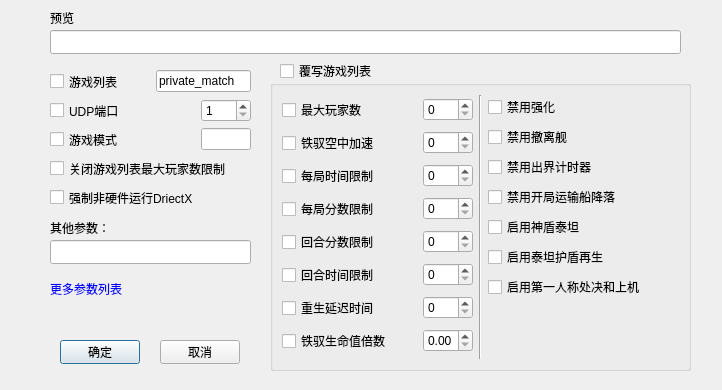
<?xml version="1.0" encoding="UTF-8"?>
<ui version="4.0">
 <class>ArgsDediEditor</class>
 <widget class="QDialog" name="ArgsDediEditor">
  <property name="geometry">
   <rect>
    <x>0</x>
    <y>0</y>
    <width>722</width>
    <height>390</height>
   </rect>
  </property>
  <property name="windowTitle">
   <string>Dialog</string>
  </property>
  <widget class="QLabel" name="label">
   <property name="geometry">
    <rect>
     <x>50</x>
     <y>10</y>
     <width>49</width>
     <height>16</height>
    </rect>
   </property>
   <property name="text">
    <string>预览</string>
   </property>
  </widget>
  <widget class="QLineEdit" name="previewEdit">
   <property name="geometry">
    <rect>
     <x>50</x>
     <y>30</y>
     <width>631</width>
     <height>24</height>
    </rect>
   </property>
  </widget>
  <widget class="QGroupBox" name="groupBox">
   <property name="geometry">
    <rect>
     <x>270</x>
     <y>80</y>
     <width>421</width>
     <height>291</height>
    </rect>
   </property>
   <property name="title">
    <string/>
   </property>
   <layout class="QHBoxLayout" name="horizontalLayout_13">
    <item>
     <layout class="QVBoxLayout" name="verticalLayout">
      <item>
       <layout class="QHBoxLayout" name="horizontalLayout_4">
        <item>
         <widget class="QCheckBox" name="maxplayerChk">
          <property name="toolTip">
           <string>&lt;html&gt;&lt;head/&gt;&lt;body&gt;&lt;p&gt;max_players 设定房间最大玩家数，目前最多支持64人&lt;/p&gt;&lt;/body&gt;&lt;/html&gt;</string>
          </property>
          <property name="text">
           <string>最大玩家数</string>
          </property>
         </widget>
        </item>
        <item>
         <widget class="QSpinBox" name="maxplayerEdit">
          <property name="maximumSize">
           <size>
            <width>50</width>
            <height>16777215</height>
           </size>
          </property>
          <property name="toolTip">
           <string>&lt;html&gt;&lt;head/&gt;&lt;body&gt;&lt;p&gt;max_players 设定房间最大玩家数，目前最多支持64人&lt;/p&gt;&lt;/body&gt;&lt;/html&gt;</string>
          </property>
         </widget>
        </item>
       </layout>
      </item>
      <item>
       <layout class="QHBoxLayout" name="horizontalLayout_5">
        <item>
         <widget class="QCheckBox" name="airAccelChk">
          <property name="toolTip">
           <string>&lt;html&gt;&lt;head/&gt;&lt;body&gt;&lt;p&gt;custom_air_accel_pilot 设定铁驭的空中转向加速&lt;/p&gt;&lt;/body&gt;&lt;/html&gt;</string>
          </property>
          <property name="text">
           <string>铁驭空中加速</string>
          </property>
         </widget>
        </item>
        <item>
         <widget class="QSpinBox" name="airAccelEdit">
          <property name="maximumSize">
           <size>
            <width>50</width>
            <height>16777215</height>
           </size>
          </property>
          <property name="toolTip">
           <string>&lt;html&gt;&lt;head/&gt;&lt;body&gt;&lt;p&gt;custom_air_accel_pilot 设定铁驭的空中转向加速&lt;/p&gt;&lt;/body&gt;&lt;/html&gt;</string>
          </property>
         </widget>
        </item>
       </layout>
      </item>
      <item>
       <layout class="QHBoxLayout" name="horizontalLayout_9">
        <item>
         <widget class="QCheckBox" name="timelimitChk">
          <property name="toolTip">
           <string>&lt;html&gt;&lt;head/&gt;&lt;body&gt;&lt;p&gt;timelimit &lt;/p&gt;&lt;/body&gt;&lt;/html&gt;</string>
          </property>
          <property name="text">
           <string>每局时间限制</string>
          </property>
         </widget>
        </item>
        <item>
         <widget class="QSpinBox" name="timelimitEdit">
          <property name="maximumSize">
           <size>
            <width>50</width>
            <height>16777215</height>
           </size>
          </property>
          <property name="toolTip">
           <string>&lt;html&gt;&lt;head/&gt;&lt;body&gt;&lt;p&gt;timelimit &lt;/p&gt;&lt;/body&gt;&lt;/html&gt;</string>
          </property>
         </widget>
        </item>
       </layout>
      </item>
      <item>
       <layout class="QHBoxLayout" name="horizontalLayout_10">
        <item>
         <widget class="QCheckBox" name="scorelimitChk">
          <property name="toolTip">
           <string>&lt;html&gt;&lt;head/&gt;&lt;body&gt;&lt;p&gt;scorelimit &lt;/p&gt;&lt;/body&gt;&lt;/html&gt;</string>
          </property>
          <property name="text">
           <string>每局分数限制</string>
          </property>
         </widget>
        </item>
        <item>
         <widget class="QSpinBox" name="scorelimitEdit">
          <property name="maximumSize">
           <size>
            <width>50</width>
            <height>16777215</height>
           </size>
          </property>
          <property name="toolTip">
           <string>&lt;html&gt;&lt;head/&gt;&lt;body&gt;&lt;p&gt;scorelimit &lt;/p&gt;&lt;/body&gt;&lt;/html&gt;</string>
          </property>
         </widget>
        </item>
       </layout>
      </item>
      <item>
       <layout class="QHBoxLayout" name="horizontalLayout_11">
        <item>
         <widget class="QCheckBox" name="roundscorelimitChk">
          <property name="toolTip">
           <string>&lt;html&gt;&lt;head/&gt;&lt;body&gt;&lt;p&gt;roundscorelimit 适用于某些模式&lt;/p&gt;&lt;/body&gt;&lt;/html&gt;</string>
          </property>
          <property name="text">
           <string>回合分数限制</string>
          </property>
         </widget>
        </item>
        <item>
         <widget class="QSpinBox" name="roundscorelimitEdit">
          <property name="maximumSize">
           <size>
            <width>50</width>
            <height>16777215</height>
           </size>
          </property>
          <property name="toolTip">
           <string>&lt;html&gt;&lt;head/&gt;&lt;body&gt;&lt;p&gt;roundscorelimit 适用于某些模式&lt;/p&gt;&lt;/body&gt;&lt;/html&gt;</string>
          </property>
         </widget>
        </item>
       </layout>
      </item>
      <item>
       <layout class="QHBoxLayout" name="horizontalLayout_12">
        <item>
         <widget class="QCheckBox" name="roundtimelimitChk">
          <property name="toolTip">
           <string>&lt;html&gt;&lt;head/&gt;&lt;body&gt;&lt;p&gt;roundtimelimit &lt;/p&gt;&lt;/body&gt;&lt;/html&gt;</string>
          </property>
          <property name="text">
           <string>回合时间限制</string>
          </property>
         </widget>
        </item>
        <item>
         <widget class="QSpinBox" name="roundtimelimitEdit">
          <property name="maximumSize">
           <size>
            <width>50</width>
            <height>16777215</height>
           </size>
          </property>
          <property name="toolTip">
           <string>&lt;html&gt;&lt;head/&gt;&lt;body&gt;&lt;p&gt;roundtimelimit &lt;/p&gt;&lt;/body&gt;&lt;/html&gt;</string>
          </property>
         </widget>
        </item>
       </layout>
      </item>
      <item>
       <layout class="QHBoxLayout" name="horizontalLayout_7">
        <item>
         <widget class="QCheckBox" name="respawnDelayChk">
          <property name="toolTip">
           <string>&lt;html&gt;&lt;head/&gt;&lt;body&gt;&lt;p&gt;respawn_delay &lt;/p&gt;&lt;/body&gt;&lt;/html&gt;</string>
          </property>
          <property name="text">
           <string>重生延迟时间</string>
          </property>
         </widget>
        </item>
        <item>
         <widget class="QSpinBox" name="respawnDelayEdit">
          <property name="maximumSize">
           <size>
            <width>50</width>
            <height>16777215</height>
           </size>
          </property>
          <property name="toolTip">
           <string>&lt;html&gt;&lt;head/&gt;&lt;body&gt;&lt;p&gt;respawn_delay &lt;/p&gt;&lt;/body&gt;&lt;/html&gt;</string>
          </property>
         </widget>
        </item>
       </layout>
      </item>
      <item>
       <layout class="QHBoxLayout" name="horizontalLayout_6">
        <item>
         <widget class="QCheckBox" name="healthmultiplierChk">
          <property name="toolTip">
           <string>&lt;html&gt;&lt;head/&gt;&lt;body&gt;&lt;p&gt;pilot_health_multiplier &lt;/p&gt;&lt;/body&gt;&lt;/html&gt;</string>
          </property>
          <property name="text">
           <string>铁驭生命值倍数</string>
          </property>
         </widget>
        </item>
        <item>
         <widget class="QDoubleSpinBox" name="healthmultiplierEdit">
          <property name="maximumSize">
           <size>
            <width>50</width>
            <height>16777215</height>
           </size>
          </property>
          <property name="toolTip">
           <string>&lt;html&gt;&lt;head/&gt;&lt;body&gt;&lt;p&gt;pilot_health_multiplier &lt;/p&gt;&lt;/body&gt;&lt;/html&gt;</string>
          </property>
         </widget>
        </item>
       </layout>
      </item>
     </layout>
    </item>
    <item>
     <widget class="Line" name="line">
      <property name="orientation">
       <enum>Qt::Vertical</enum>
      </property>
     </widget>
    </item>
    <item>
     <layout class="QVBoxLayout" name="verticalLayout_2">
      <item>
       <widget class="QCheckBox" name="disableBoostChk">
        <property name="toolTip">
         <string>&lt;html&gt;&lt;head/&gt;&lt;body&gt;&lt;p&gt;boosts_enabled 1&lt;/p&gt;&lt;/body&gt;&lt;/html&gt;</string>
        </property>
        <property name="text">
         <string>禁用强化</string>
        </property>
       </widget>
      </item>
      <item>
       <widget class="QCheckBox" name="disableEscapeShipChk">
        <property name="toolTip">
         <string>&lt;html&gt;&lt;head/&gt;&lt;body&gt;&lt;p&gt;run_epilogue 0&lt;/p&gt;&lt;/body&gt;&lt;/html&gt;</string>
        </property>
        <property name="text">
         <string>禁用撤离舰</string>
        </property>
       </widget>
      </item>
      <item>
       <widget class="QCheckBox" name="disableOutboundCHK">
        <property name="toolTip">
         <string>&lt;html&gt;&lt;head/&gt;&lt;body&gt;&lt;p&gt;oob_timer_enabled 0&lt;/p&gt;&lt;/body&gt;&lt;/html&gt;</string>
        </property>
        <property name="text">
         <string>禁用出界计时器</string>
        </property>
       </widget>
      </item>
      <item>
       <widget class="QCheckBox" name="disableClassicmpChk">
        <property name="toolTip">
         <string>&lt;html&gt;&lt;head/&gt;&lt;body&gt;&lt;p&gt;classic_mp 0&lt;/p&gt;&lt;/body&gt;&lt;/html&gt;</string>
        </property>
        <property name="text">
         <string>禁用开局运输船降落</string>
        </property>
       </widget>
      </item>
      <item>
       <widget class="QCheckBox" name="enableAegisTitanCHk">
        <property name="toolTip">
         <string>&lt;html&gt;&lt;head/&gt;&lt;body&gt;&lt;p&gt;aegis_upgrades 1&lt;/p&gt;&lt;/body&gt;&lt;/html&gt;</string>
        </property>
        <property name="text">
         <string>启用神盾泰坦</string>
        </property>
       </widget>
      </item>
      <item>
       <widget class="QCheckBox" name="enableShieldRegenChk">
        <property name="toolTip">
         <string>&lt;html&gt;&lt;head/&gt;&lt;body&gt;&lt;p&gt;titan_shield_regen 1&lt;/p&gt;&lt;/body&gt;&lt;/html&gt;</string>
        </property>
        <property name="text">
         <string>启用泰坦护盾再生</string>
        </property>
       </widget>
      </item>
      <item>
       <widget class="QCheckBox" name="enableFPembarkChk">
        <property name="toolTip">
         <string>&lt;html&gt;&lt;head/&gt;&lt;body&gt;&lt;p&gt;fp_embark_enabled 1&lt;/p&gt;&lt;/body&gt;&lt;/html&gt;</string>
        </property>
        <property name="text">
         <string>启用第一人称处决和上机</string>
        </property>
       </widget>
      </item>
      <item>
       <spacer name="verticalSpacer">
        <property name="orientation">
         <enum>Qt::Vertical</enum>
        </property>
        <property name="sizeHint" stdset="0">
         <size>
          <width>20</width>
          <height>40</height>
         </size>
        </property>
       </spacer>
      </item>
     </layout>
    </item>
   </layout>
  </widget>
  <widget class="QCheckBox" name="overwriteplaylistChk">
   <property name="geometry">
    <rect>
     <x>280</x>
     <y>60</y>
     <width>121</width>
     <height>22</height>
    </rect>
   </property>
   <property name="sizePolicy">
    <sizepolicy hsizetype="Maximum" vsizetype="Fixed">
     <horstretch>0</horstretch>
     <verstretch>0</verstretch>
    </sizepolicy>
   </property>
   <property name="toolTip">
    <string>&lt;html&gt;&lt;head/&gt;&lt;body&gt;&lt;p&gt;+setplaylistvaroverrides 使用该参数来覆写游戏列表设定的默认参数，勾选该选项后，会读取下面的组的选项&lt;/p&gt;&lt;/body&gt;&lt;/html&gt;</string>
   </property>
   <property name="text">
    <string>覆写游戏列表</string>
   </property>
  </widget>
  <widget class="QLineEdit" name="otherArgsEdit">
   <property name="geometry">
    <rect>
     <x>50</x>
     <y>240</y>
     <width>201</width>
     <height>24</height>
    </rect>
   </property>
   <property name="toolTip">
    <string>&lt;html&gt;&lt;head/&gt;&lt;body&gt;&lt;p&gt;其他参数请在这里输入&lt;/p&gt;&lt;/body&gt;&lt;/html&gt;</string>
   </property>
  </widget>
  <widget class="QLabel" name="label_2">
   <property name="geometry">
    <rect>
     <x>50</x>
     <y>220</y>
     <width>61</width>
     <height>16</height>
    </rect>
   </property>
   <property name="toolTip">
    <string>&lt;html&gt;&lt;head/&gt;&lt;body&gt;&lt;p&gt;其他参数请在这里输入&lt;/p&gt;&lt;/body&gt;&lt;/html&gt;</string>
   </property>
   <property name="text">
    <string>其他参数：</string>
   </property>
  </widget>
  <widget class="QPushButton" name="okBtn">
   <property name="geometry">
    <rect>
     <x>60</x>
     <y>340</y>
     <width>80</width>
     <height>24</height>
    </rect>
   </property>
   <property name="text">
    <string>确定</string>
   </property>
  </widget>
  <widget class="QPushButton" name="closeBtn">
   <property name="geometry">
    <rect>
     <x>160</x>
     <y>340</y>
     <width>80</width>
     <height>24</height>
    </rect>
   </property>
   <property name="text">
    <string>取消</string>
   </property>
  </widget>
  <widget class="QWidget" name="layoutWidget">
   <property name="geometry">
    <rect>
     <x>50</x>
     <y>70</y>
     <width>201</width>
     <height>139</height>
    </rect>
   </property>
   <layout class="QVBoxLayout" name="verticalLayout_3">
    <item>
     <layout class="QHBoxLayout" name="horizontalLayout_3">
      <item>
       <widget class="QCheckBox" name="playlistChk">
        <property name="toolTip">
         <string>&lt;html&gt;&lt;head/&gt;&lt;body&gt;&lt;p&gt;+setplaylist 设置服务器游戏列表，目前只能设置为private_match使服务器正常工作&lt;/p&gt;&lt;/body&gt;&lt;/html&gt;</string>
        </property>
        <property name="text">
         <string>游戏列表</string>
        </property>
       </widget>
      </item>
      <item>
       <spacer name="horizontalSpacer">
        <property name="orientation">
         <enum>Qt::Horizontal</enum>
        </property>
        <property name="sizeHint" stdset="0">
         <size>
          <width>40</width>
          <height>20</height>
         </size>
        </property>
       </spacer>
      </item>
      <item>
       <widget class="QLineEdit" name="playlistEdit">
        <property name="toolTip">
         <string>&lt;html&gt;&lt;head/&gt;&lt;body&gt;&lt;p&gt;+setplaylist 设置服务器游戏列表，目前只能设置为private_match使服务器正常工作&lt;/p&gt;&lt;/body&gt;&lt;/html&gt;</string>
        </property>
        <property name="text">
         <string>private_match</string>
        </property>
        <property name="readOnly">
         <bool>true</bool>
        </property>
       </widget>
      </item>
     </layout>
    </item>
    <item>
     <layout class="QHBoxLayout" name="horizontalLayout">
      <item>
       <widget class="QCheckBox" name="portChk">
        <property name="toolTip">
         <string>&lt;html&gt;&lt;head/&gt;&lt;body&gt;&lt;p&gt;-port 设置服务器使用哪个UDP端口进行通信&lt;/p&gt;&lt;/body&gt;&lt;/html&gt;</string>
        </property>
        <property name="text">
         <string>UDP端口</string>
        </property>
       </widget>
      </item>
      <item>
       <widget class="QSpinBox" name="portEdit">
        <property name="maximumSize">
         <size>
          <width>50</width>
          <height>16777215</height>
         </size>
        </property>
        <property name="toolTip">
         <string>&lt;html&gt;&lt;head/&gt;&lt;body&gt;&lt;p&gt;-port 设置服务器使用哪个UDP端口进行通信&lt;/p&gt;&lt;/body&gt;&lt;/html&gt;</string>
        </property>
        <property name="minimum">
         <number>1</number>
        </property>
        <property name="maximum">
         <number>65535</number>
        </property>
       </widget>
      </item>
     </layout>
    </item>
    <item>
     <layout class="QHBoxLayout" name="horizontalLayout_2">
      <item>
       <widget class="QCheckBox" name="gamemodeChk">
        <property name="toolTip">
         <string>&lt;html&gt;&lt;head/&gt;&lt;body&gt;&lt;p&gt;+mp_gamemode 强制服务器使用设置的游戏模式&lt;/p&gt;&lt;/body&gt;&lt;/html&gt;</string>
        </property>
        <property name="text">
         <string>游戏模式</string>
        </property>
       </widget>
      </item>
      <item>
       <widget class="QLineEdit" name="gamemodeEdit">
        <property name="maximumSize">
         <size>
          <width>50</width>
          <height>16777215</height>
         </size>
        </property>
        <property name="toolTip">
         <string>&lt;html&gt;&lt;head/&gt;&lt;body&gt;&lt;p&gt;+mp_gamemode 强制服务器使用设置的游戏模式&lt;/p&gt;&lt;/body&gt;&lt;/html&gt;</string>
        </property>
       </widget>
      </item>
     </layout>
    </item>
    <item>
     <widget class="QCheckBox" name="maxplayersplaylistChkbox">
      <property name="toolTip">
       <string>&lt;html&gt;&lt;head/&gt;&lt;body&gt;&lt;p&gt;-maxplayersplaylist 允许覆写游戏列表时覆写最大玩家数&lt;/p&gt;&lt;/body&gt;&lt;/html&gt;</string>
      </property>
      <property name="text">
       <string>关闭游戏列表最大玩家数限制</string>
      </property>
     </widget>
    </item>
    <item>
     <widget class="QCheckBox" name="maxplayersplaylistChkbox_2">
      <property name="toolTip">
       <string>&lt;html&gt;&lt;head/&gt;&lt;body&gt;&lt;p&gt;-softwared3d11 部分服务器没有独立的GPU, 这种情况下可以使用该参数来强制服务器使用CPU来运行DirectX&lt;/p&gt;&lt;/body&gt;&lt;/html&gt;</string>
      </property>
      <property name="text">
       <string>强制非硬件运行DriectX</string>
      </property>
     </widget>
    </item>
   </layout>
  </widget>
  <widget class="QLabel" name="linkLabel">
   <property name="geometry">
    <rect>
     <x>50</x>
     <y>280</y>
     <width>91</width>
     <height>16</height>
    </rect>
   </property>
   <property name="text">
    <string>&lt;html&gt;&lt;head/&gt;&lt;body&gt;&lt;p&gt;&lt;a href=&quot;https://r2northstar.gitbook.io/r2northstar-wiki/hosting-a-server-with-northstar/dedicated-server#startup-arguments&quot;&gt;&lt;span style=&quot; text-decoration: underline; color:#0000ff;&quot;&gt;更多参数列表&lt;/span&gt;&lt;/a&gt;&lt;/p&gt;&lt;/body&gt;&lt;/html&gt;</string>
   </property>
  </widget>
 </widget>
 <resources/>
 <connections/>
</ui>
